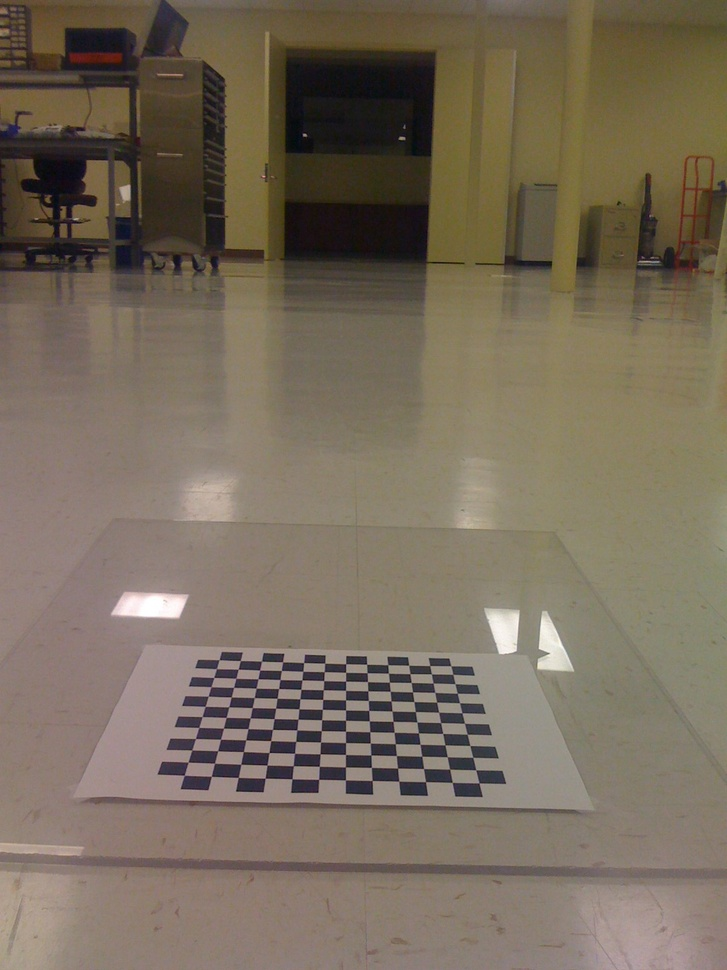
#> input picture Learning.OpenCV/birdseye/IMG_0214.jpg, 727 x 970 px, shrunk from 1200 x 1600 before the run
$ python LoG-new.py ../../../../Learning.OpenCV/birdseye/IMG_0214.jpg   (Python 2 division)   (older library calls are emulated)
#> lines starting #> are read from the running program, lines starting #| are printed output that depends on the picture; after the words box and inside, x2 and y2 are one past the last pixel; in counts of white or black regions, pixels touching at a corner belong together
# -*- coding: utf-8 -*-
import sys
import cv2
import numpy as np
from scipy import signal
def createLoGKernel(sigma,size):
    # LoG 算子的高和宽，且两者均为奇数
    H,W = size
    r,c = np.mgrid[0:H:1,0:W:1]
    r-=(H-1)/2
    c-=(W-1)/2
    #方差
    sigma2 = pow(sigma,2.0)
    # LoG 核
    norm2 = np.power(r,2.0)+np.power(c,2.0)
    #LoGKernel=1.0/sigma2*(norm2/sigma2 -2)*np.exp(-norm2/(2*sigma2))
    LoGKernel=(norm2/sigma2 -2)*np.exp(-norm2/(2*sigma2))
    return LoGKernel
def LoG(image,sigma,size,_boundary='symm'):
    #构建 LoG 卷积核
    loGKernel = createLoGKernel(sigma,size)
    #图像与 LoG 卷积核卷积
    img_conv_log = signal.convolve2d(image,loGKernel,'same',boundary =_boundary)
    return img_conv_log
#主函数
if __name__ =="__main__":
    if len(sys.argv) > 1:
        image = cv2.imread(sys.argv[1],cv2.CV_LOAD_IMAGE_GRAYSCALE)
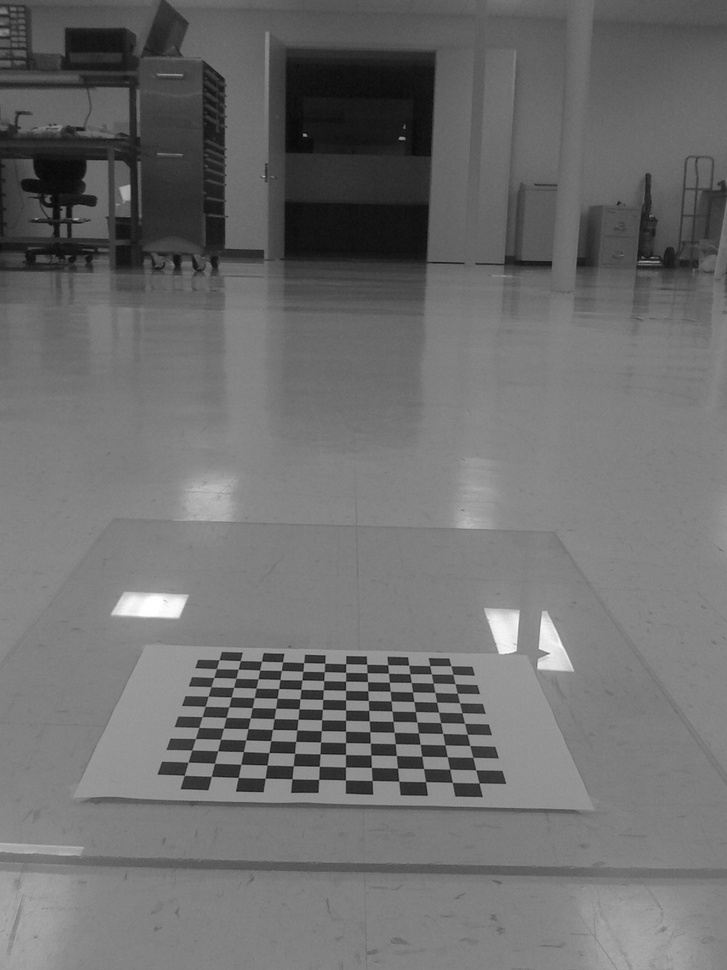
#> image: shape (970, 727); min 2, max 255, mean 109.9
    else:
        print "Usge:python LoG.py imageFile"
    #显示原图
    cv2.imshow("image",image)
    #高斯拉普拉斯卷积
    img_conv_log = LoG(image,6,(37,37),'symm')
#> in LoG, `img_conv_log = signal.convolve2d(image,loGKernel,'same',boundary =_bou..`:
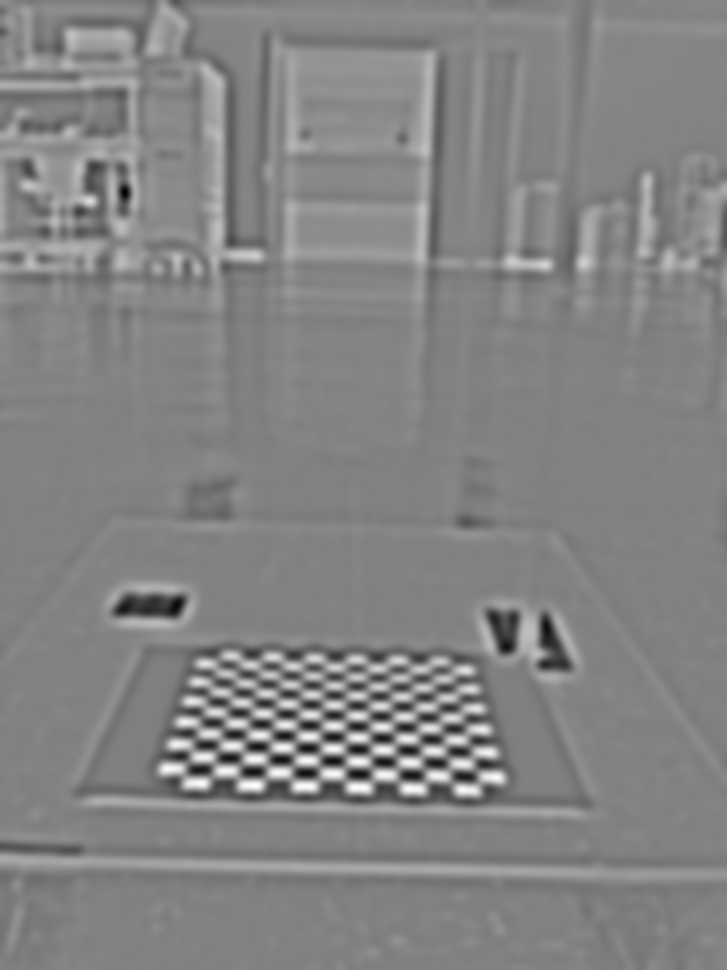
#> img_conv_log: shape (970, 727) float64; min -13618.1, max 10684.6, mean -1044.5; drawn with min black and max white
    #边缘的二值化显示
    edge_binary = np.copy(img_conv_log)
    edge_binary[edge_binary>0]=255
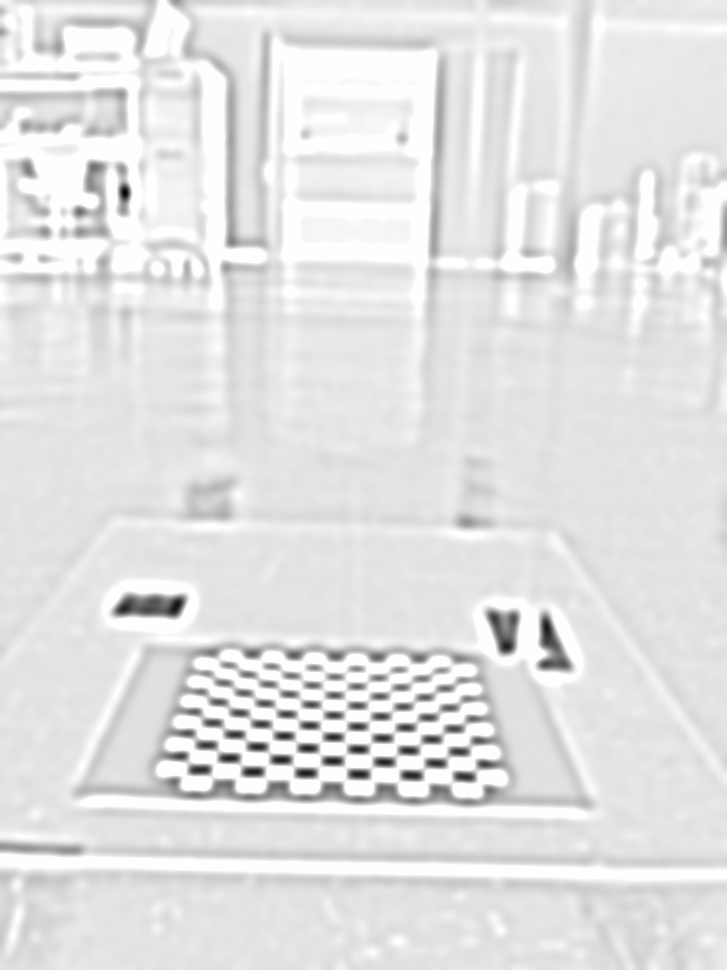
#> edge_binary: shape (970, 727) float64; 12.98% of pixels changed, all inside (x1, y1, x2, y2) = (0, 0, 727, 954); drawn with min black and max white
    edge_binary[edge_binary<=0]=0
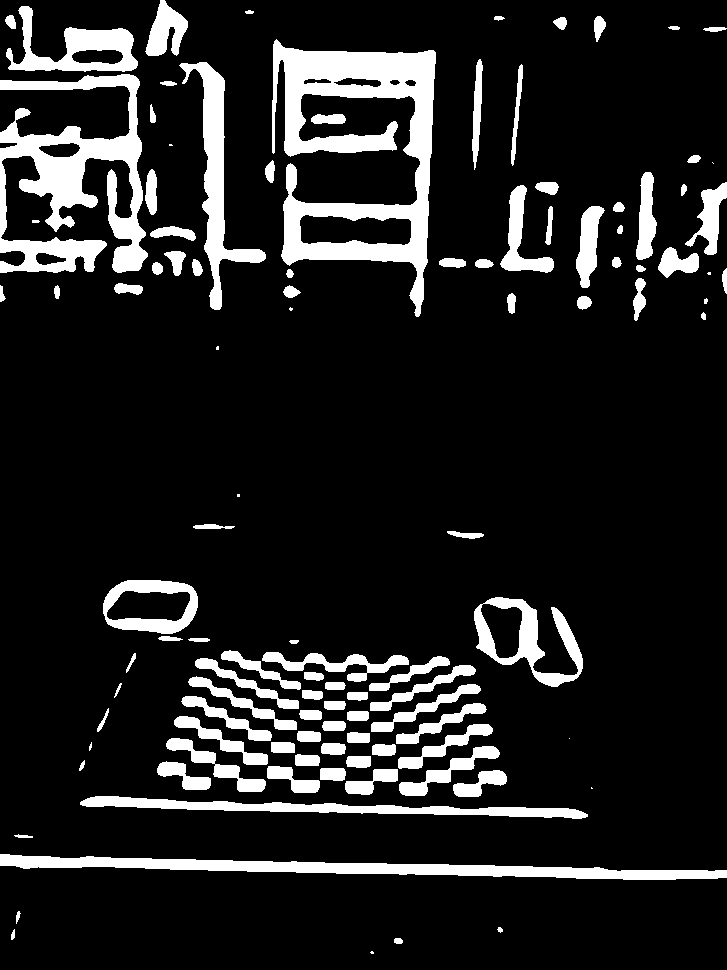
#> edge_binary: shape (970, 727) float64; 13% white; 111 white regions (11 under 20 px), largest, box (x1, y1, x2, y2) and area: (272, 39, 436, 317) 17892, (0, 74, 148, 273) 13015, (0, 854, 727, 880) 7629
    edge_binary = edge_binary.astype(np.uint8)
    cv2.imshow("edge_binary",edge_binary)
    #cv2.imwrite("edge1_binary_37_6.jpg",edge_binary)
    cv2.waitKey(0)
    cv2.destroyAllWindows()

$ run again, on Learning.OpenCV/birdseye/IMG_0217.jpg
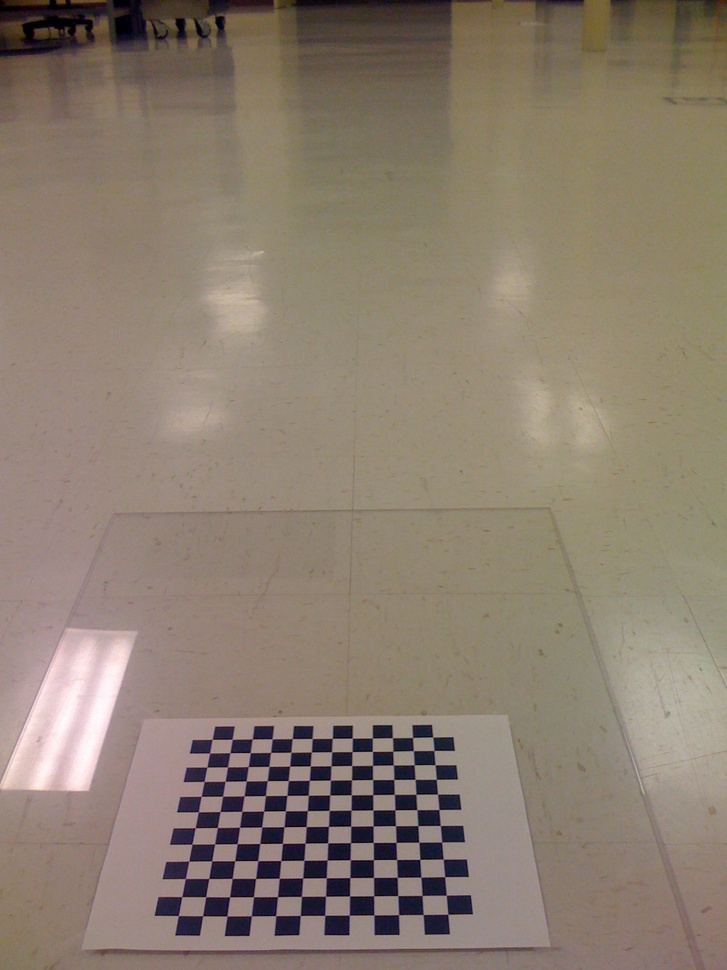
#> input picture Learning.OpenCV/birdseye/IMG_0217.jpg, 727 x 970 px, shrunk from 1200 x 1600 before the run
#> `edge_binary[edge_binary>0]=255`:
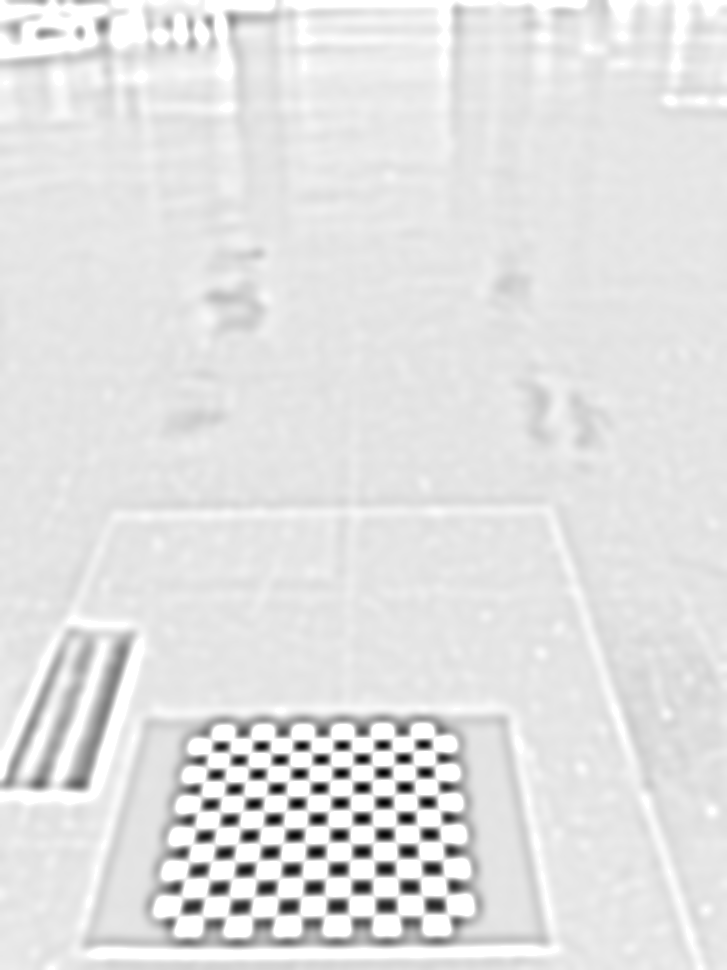
#> edge_binary: shape (970, 727) float64; min -15218.1, max 255, mean -1492.2; drawn with min black and max white
#> `edge_binary[edge_binary<=0]=0`:
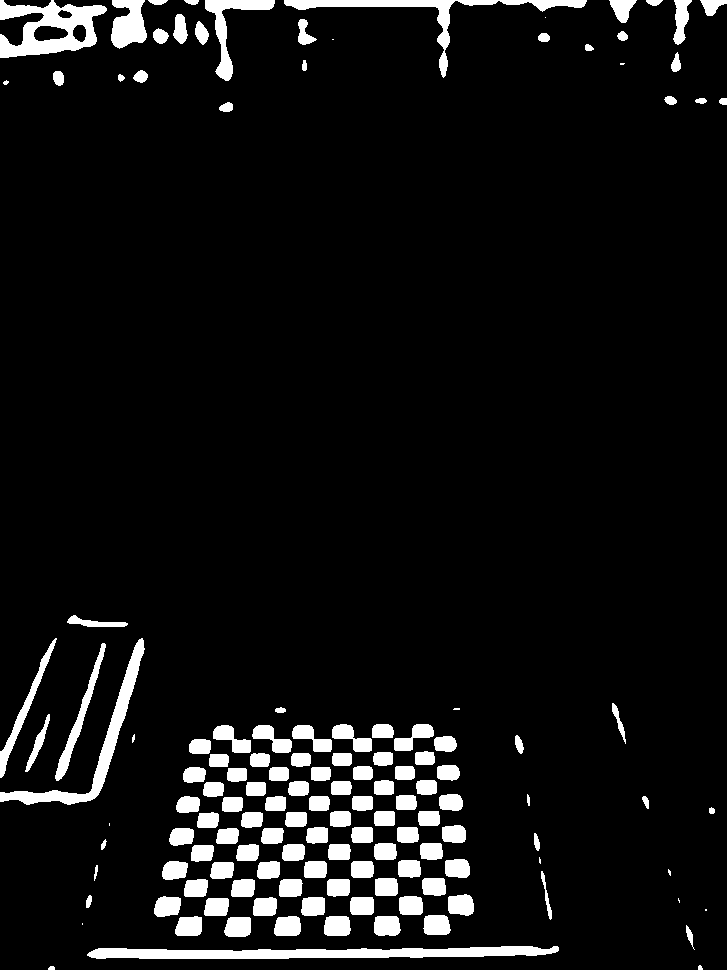
#> edge_binary: shape (970, 727) float64; 7.2% white; 137 white regions (11 under 20 px), largest, box (x1, y1, x2, y2) and area: (87, 946, 559, 959) 4208, (0, 0, 107, 58) 3273, (0, 638, 145, 805) 2790

$ run again, on Learning.OpenCV/birdseye/IMG_0218.jpg
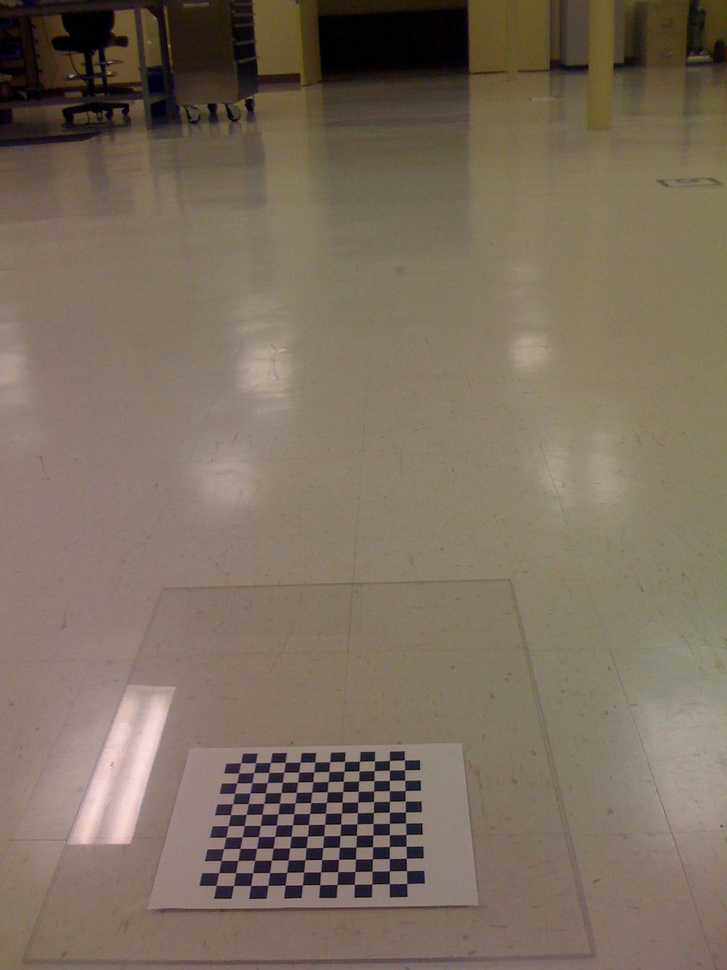
#> input picture Learning.OpenCV/birdseye/IMG_0218.jpg, 727 x 970 px, shrunk from 1200 x 1600 before the run
#> `edge_binary[edge_binary>0]=255`:
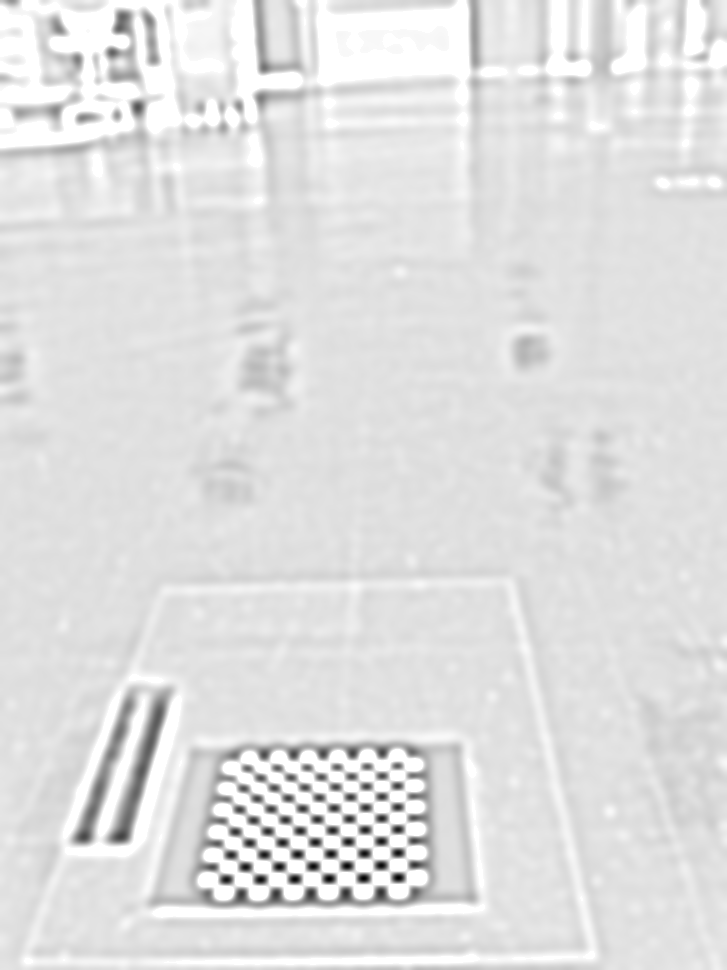
#> edge_binary: shape (970, 727) float64; min -11825, max 255, mean -1196.5; drawn with min black and max white
#> `edge_binary[edge_binary<=0]=0`:
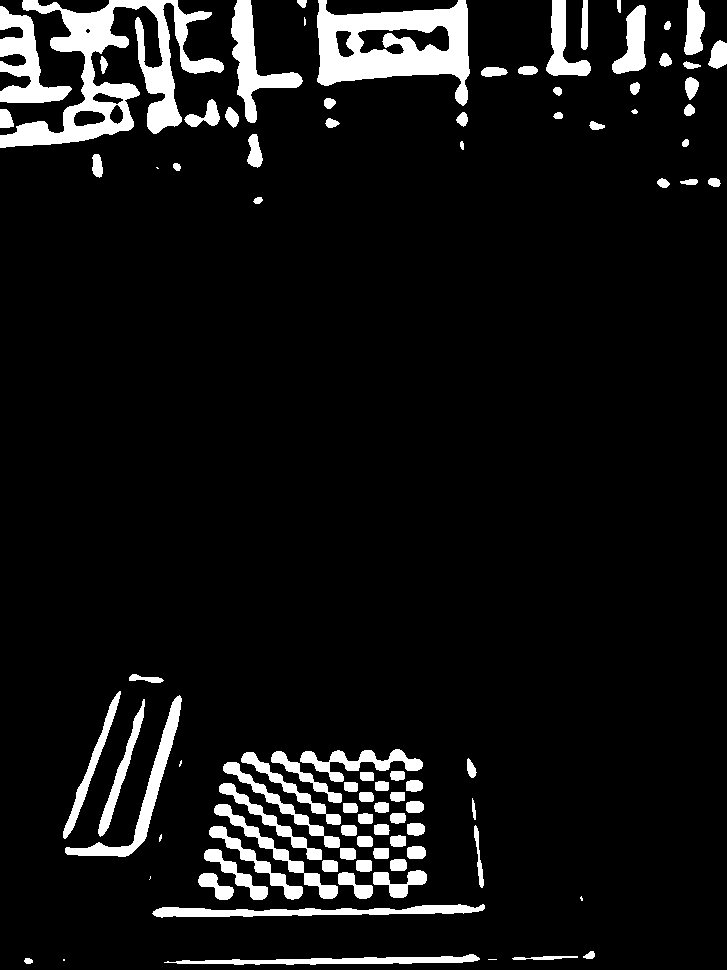
#> edge_binary: shape (970, 727) float64; 8.1% white; 93 white regions (8 under 20 px), largest, box (x1, y1, x2, y2) and area: (0, 0, 224, 148) 10852, (317, 0, 470, 106) 8678, (0, 6, 72, 103) 2939

$ run again, on Learning.OpenCV/birdseye/IMG_0219.jpg
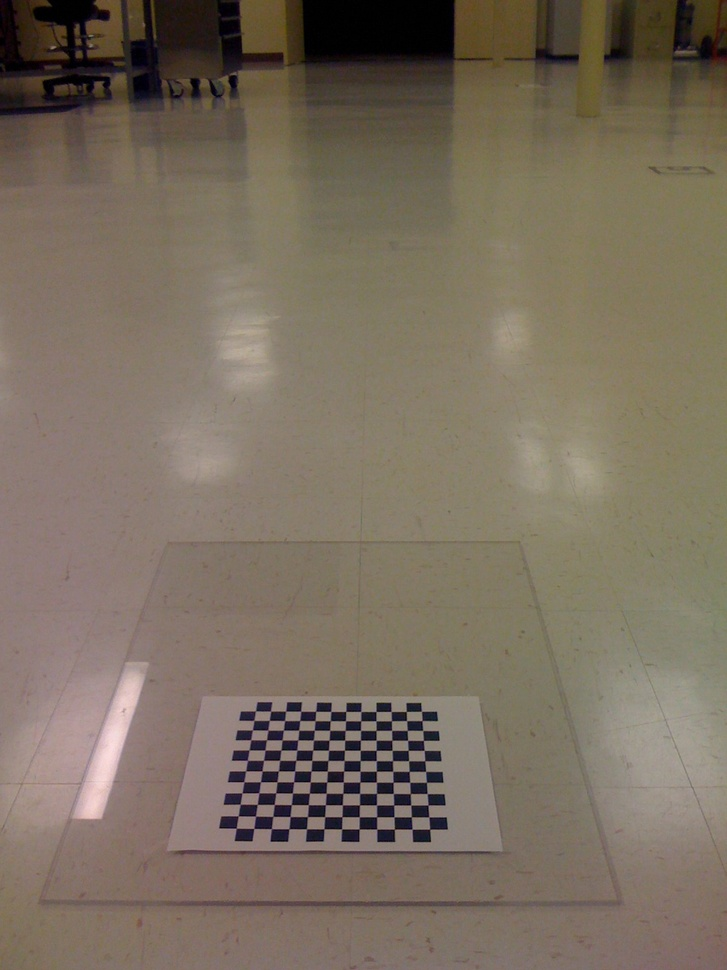
#> input picture Learning.OpenCV/birdseye/IMG_0219.jpg, 727 x 970 px, shrunk from 1200 x 1600 before the run
#> `edge_binary[edge_binary>0]=255`:
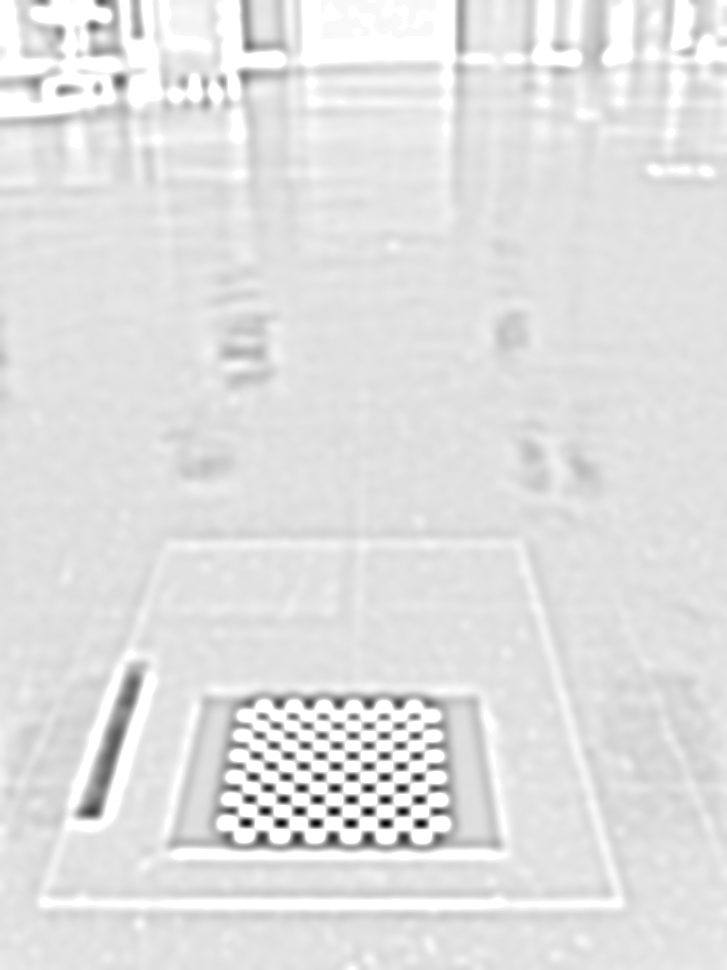
#> edge_binary: shape (970, 727) float64; min -12039.5, max 255, mean -1191.7; drawn with min black and max white
#> `edge_binary[edge_binary<=0]=0`:
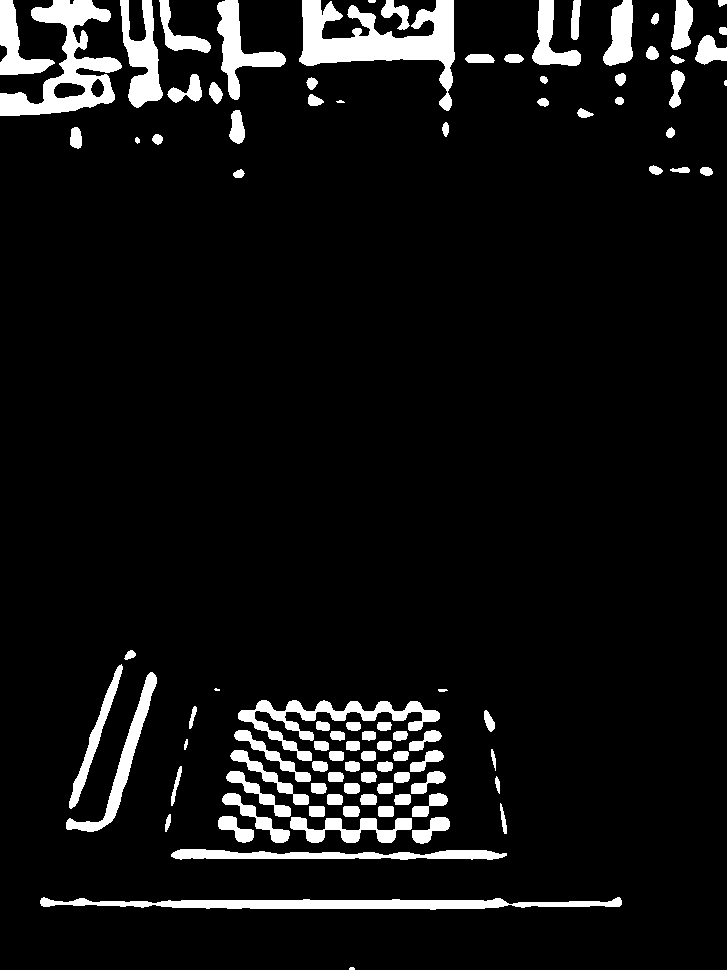
#> edge_binary: shape (970, 727) float64; 7.5% white; 97 white regions (4 under 20 px), largest, box (x1, y1, x2, y2) and area: (299, 0, 455, 111) 6647, (0, 0, 122, 116) 5249, (40, 897, 622, 910) 4239
